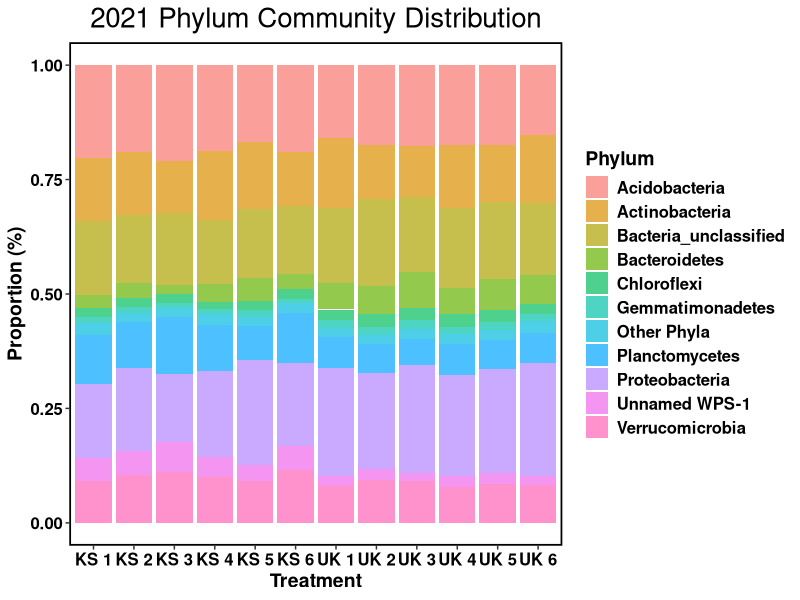
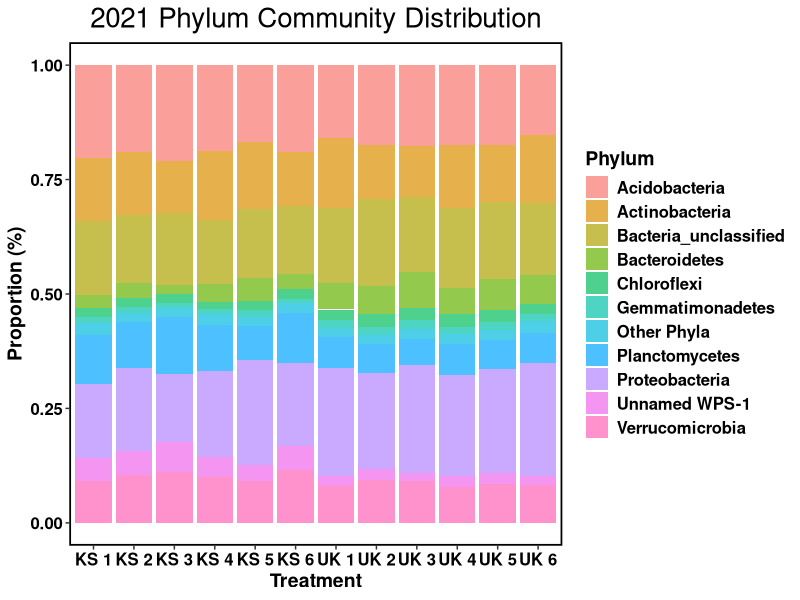

R code for these plots, in order:
library(tidyverse)
library(readxl)
library(broom)
library(purrr)
library(plyr)
library(RColorBrewer)

#sets working directory to target folder
setwd("C:/Users/kentp/Documents/Github/Rhizosphere-sequencing/Wheat 2021") 
setwd("D:/GitHub/Rhizosphere-sequencing/Wheat 2021")
#reads ub the metadata
data <- read_excel(path="phylum.xlsx")
Distribution = ggplot(data, aes(fill=Phylum,y=Count, x=Treatment)) + 
  geom_bar(position="fill", stat="identity", alpha = 0.7)+
  theme(axis.text.y = element_text(colour = "black", size = 12, face = "bold"), 
        axis.text.x = element_text(colour = "black", face = "bold", size = 12), 
        legend.text = element_text(size = 12, face ="bold", colour ="black"), 
        legend.position = "right", axis.title.y = element_text(face = "bold", size = 14), 
        axis.title.x = element_text(face = "bold", size = 14, colour = "black"), 
        legend.title = element_text(size = 14, colour = "black", face = "bold"), 
        panel.background = element_blank(), panel.border = element_rect(colour = "black", fill = NA, size = 1.2),
        legend.key=element_blank()) +  
  labs(x = "Treatment", y = "Proportion (%)") +
  ggtitle("2021 Phylum Community Distribution") + theme(plot.title = element_text(size=20, hjust = 0.5))

Distribution

ggsave("Distribution phylum.tiff", height = 8, width = 10, units = "in")
